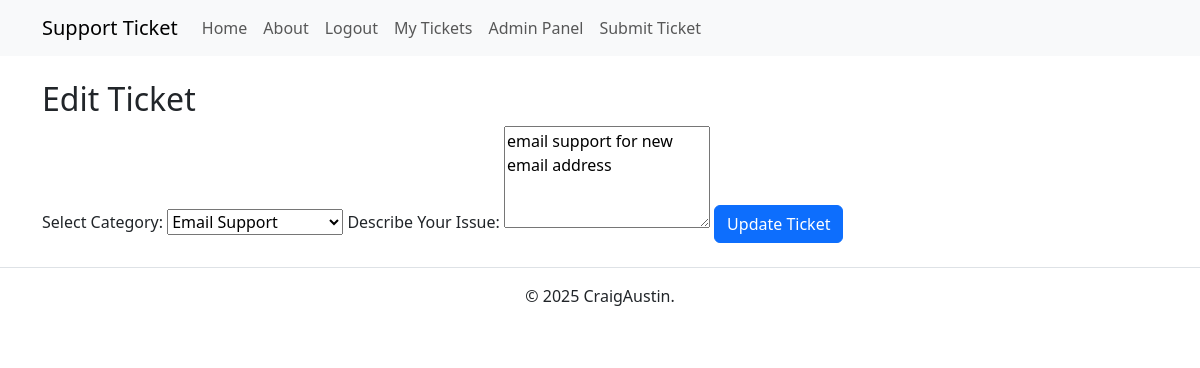
The page /edit_ticket/1 (signed in) on the database its author committed.
### app.py (models this page shows)
class Ticket(db.Model):
    id = db.Column(db.Integer, primary_key=True)
    user_id = db.Column(db.Integer, db.ForeignKey('user.id'), nullable=False)
    category = db.Column(db.String(100), nullable=False)
    description = db.Column(db.Text, nullable=False)
    status = db.Column(db.String(20), default='Submitted')
    created_at = db.Column(db.DateTime, default=datetime.utcnow)
    user = db.relationship('User', backref=db.backref('tickets', lazy=True))

### app.py (the view, shortened to what this page needs)
@app.route('/edit_ticket/<int:ticket_id>', methods=['GET', 'POST'])
@login_required
def edit_ticket(ticket_id):
    ticket = Ticket.query.get_or_404(ticket_id)
    if not current_user.is_admin and ticket.user_id != current_user.id:
        flash("Access Denied. You can only edit your own tickets.", "danger")
        return redirect(url_for('view_tickets'))
    return render_template('edit_ticket.html', ticket=ticket)

### app.py (called while the page is built)
@login_manager.user_loader
def load_user(user_id):
    return User.query.get(int(user_id))

### templates/edit_ticket.html (shortened to what this page needs)
{% extends 'base.html' %}
{% block content %}
<h2>Edit Ticket</h2>
<form method="POST">
    <label for="category">Select Category:</label>
    <select name="category" required>
        <option value="Email Support" {% if ticket.category=='Email Support' %}selected{% endif %}>Email Support
        </option>
    </select>
    <label for="description">Describe Your Issue:</label>
    <textarea name="description" rows="4" required>{{ ticket.description }}</textarea>
    <button type="submit" class="btn btn-primary">Update Ticket</button>
</form>
{% endblock %}

### static/styles.css (style rules this page uses)
*, *::before, *::after { box-sizing: border-box; }
* { margin: 0; }
body { line-height: 1.5; -webkit-font-smoothing: antialiased; }
input, button, textarea, select { font: inherit; }
p, h1, h2, h3, h4, h5, h6 { overflow-wrap: break-word; }
h1, h2, h3, h4, h5, h6 { text-wrap: balance; }

### rows shown on the page
Ticket: category "Email Support", description "email support for new email address"
